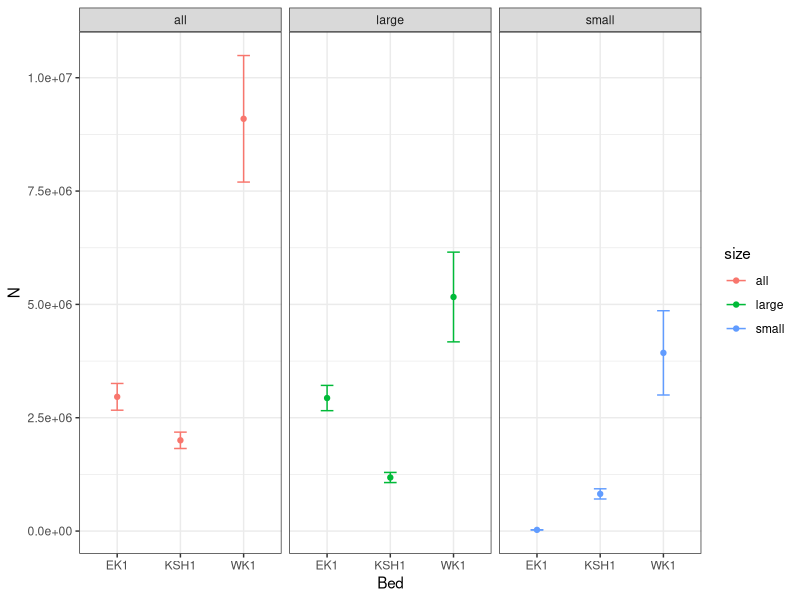
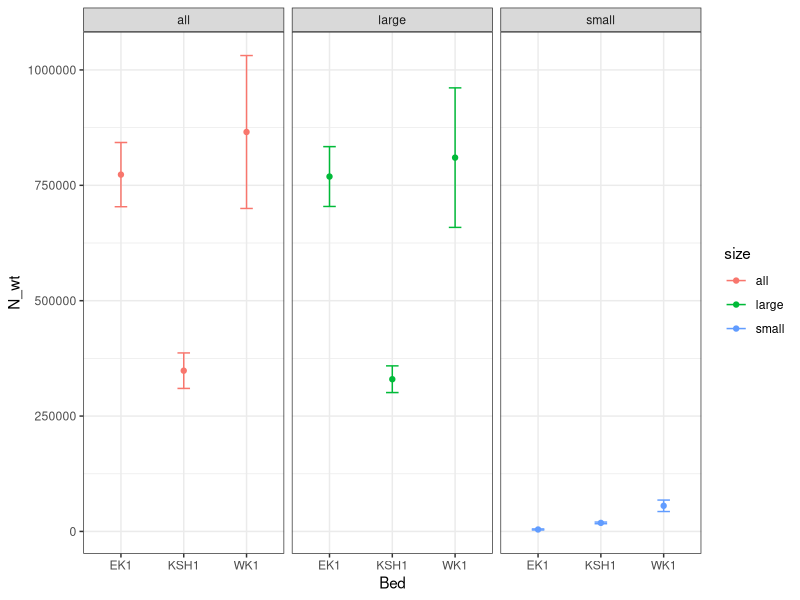

Here is the R script that generated these plots, in order:
####### 2016 Scallop Statewide Survey
####### Ben Williams
####### ben.williams@alaska.gov

## Code   
#-----------------------------------------------------------
## All code, data, and associated documents are held in a single R project
## titles 2016_survey.Rproj  

# Data were forwarded from Josh Mumm joshua.mumm@alaska.gov. I've changed the names of the original files sent
## Try to keep to the tidy data principles http://vita.had.co.nz/papers/tidy-data.pdf  

## Naming 
# lower case names are numeric
# Capitalized names are factors 

## The operational plan lays out the foundation for the analyses herein it is available in the literature folder

#NOTE - this could easily be udated for multiple years by changing the group_by(...) throughout.

# load ----
library(tidyverse)
theme_set(theme_bw())
# data ----
#clean up event data- change names and data types etc.
events <- read.csv('./data/events_2016.csv')
events %>% mutate(ID = gsub(" ", "", STATION_ID),date = as.Date(DATE_SET, format='%m-%d-%Y'),
                  year = as.numeric(format(date, "%Y"))) %>% 
   select(year=year, date=date, Event = EVENT_ID, District = DISTRICT, 
          Dredge = DREDGE_ID, Bed = BED_SW, Type = STATION_TYPE, ID = ID, 
          slat = START_LATITUDE, slon=START_LONGITUDE, sdepth = DEPTH_START_F, 
          stime = START_TIME, speed=TOW_SPEED, maxdepth=Max_Dpth_fa, mindepth=Min_Dpth_fa, 
          elat=END_LATITUDE, elon=END_LONGITUDE, edepth=DEPTH_END_F, etime=END_TIME, 
          calc_length=TOW_LENGTH_CALC, field_length=TOW_LENGTH_FIELD,length=TOW_LENGTH_DESIGNATED,
          performance=GEAR_PERFORMANCE_CODE_SW) -> event

catch <- read.csv('./data/catchComp_2016.csv')
catch %>% select(Event = EVENT_ID, species=RACE_CODE, 
                 size_class=SCAL_SIZE_CLASS, count=COUNT,
                 sample_wt=SAMPLE_WT_KG, cond = CONDITION_CODE_RII, 
                 sample_type = SAMPLE_TYPE) -> catch
# a_i ----
#Dredge width in nmi = 0.00131663 x length of dredging in each station

#add ai column to events dataframe
event %>% mutate(ai=length*0.00131663) -> event #ai is in nmi^2


# areas ----
# number of stations sampled by bed
event %>% group_by(Bed) %>% summarise(n = length(unique(Event))) -> samples

# Total area of each bed
# need to get areas from Josh or Ryan
# for the moment I'll just use the WKI total area of 48.65717

areas <- data.frame(Bed=unique(event$Bed), area =c(50,107,48.65717))

samples %>% left_join(areas) -> samples


# catch ----
#filter out scallops from the catch data and calculate density
#weight is in kg
catch %>% filter(species==74120, cond==1) %>% 
   group_by(Event, size_class) %>% 
   summarise(catch=sum(count, na.rm=T), 
             weight = sum(sample_wt, na.rm=T)) -> catch.a

# d_i ----
#combine with event data - change NA catches to 0
# do check the end result to be sure that no hauls are being double counted
event %>% filter(performance==1) %>% left_join(catch.a) %>% 
   group_by(size_class) %>% 
   mutate(catch=replace(catch, which(is.na(catch)), 0), 
          di = catch/ai, 
          weight=replace(weight, which(is.na(weight)), 0), 
          di_wt = weight/ai) -> catch.area


# dbar ----
# density variance for both count and weight and error bars
# average biomass per unit area

#calculate for >100 mm shells
catch.area %>% left_join(samples) %>% filter(size_class==1) %>% group_by(Bed) %>% 
   summarise(dbar=(1/mean(n)*sum(di)),
             var_dbar=1/(mean(n)-1)*sum((di-dbar)^2), 
             error = qt(0.975,df=mean(n)-1)*sqrt(var_dbar)/sqrt(mean(n)),
             ll = dbar-error,
             ul=dbar+error,
             ss = sum((di-dbar)^2),
             
             dbar_wt=(1/mean(n)*sum(di_wt)), 
             var_dbar_wt=1/(mean(n)-1)*sum((di_wt-dbar_wt)^2), 
             error_wt = qt(0.975,df=mean(n)-1)*sqrt(var_dbar_wt)/sqrt(mean(n)),
             ll_wt = dbar_wt-error_wt,
             ul_wt=dbar_wt+error_wt,
             ss_wt = sum((di_wt-dbar_wt)^2),
             n=mean(n)) %>% mutate(size='large')-> large 

#calculate for <100 mm shells
catch.area %>% left_join(samples) %>% filter(size_class==2) %>% group_by(Bed) %>% 
   summarise(dbar=1/mean(n)*sum(di),
             var_dbar=1/(mean(n)-1)*sum((di-dbar)^2), 
             error = qt(0.975,df=mean(n)-1)*sqrt(var_dbar)/sqrt(mean(n)),
             ll = dbar-error,
             ul=dbar+error,
             ss = sum((di-dbar)^2),
             
             dbar_wt=1/mean(n)*sum(di_wt), 
             var_dbar_wt=1/(mean(n)-1)*sum((di_wt-dbar_wt)^2), 
             error_wt = qt(0.975,df=mean(n)-1)*sqrt(var_dbar_wt)/sqrt(mean(n)),
             ll_wt = dbar_wt-error_wt,
             ul_wt=dbar_wt+error_wt,
             ss_wt = sum((di_wt-dbar_wt)^2),
             n=mean(n)) %>% mutate(size='small')-> small

#calculate for all shells caught
catch.area %>% left_join(samples) %>% group_by(Bed) %>% 
   summarise(dbar=(1/mean(n)*sum(di)),
             var_dbar=1/(mean(n)-1)*sum((di-dbar)^2), 
             error = qt(0.975,df=mean(n)-1)*sqrt(var_dbar)/sqrt(mean(n)),
             ll = dbar-error,
             ul=dbar+error,
             ss = sum((di-dbar)^2),
             
             dbar_wt=(1/mean(n)*sum(di_wt)), 
             var_dbar_wt=1/(mean(n)-1)*sum((di_wt-dbar_wt)^2), 
             error_wt = qt(0.975,df=mean(n)-1)*sqrt(var_dbar_wt)/sqrt(mean(n)),
             ll_wt = dbar_wt-error_wt,
             ul_wt=dbar_wt+error_wt,
             ss_wt = sum((di_wt-dbar_wt)^2),
             n=mean(n)) %>% mutate(size='all')-> all 


combi <- rbind(large,small)
combi <- rbind(combi, all)

# N ----
# Q = 0.83
Q=0.83
combi %>% left_join(samples) %>% group_by(size,Bed) %>% summarise(N = dbar*area/Q, N_wt = dbar_wt*area/Q) -> N

# var N ----
combi %>% left_join(N) -> abundance



abundance %>% left_join(areas) %>% mutate(var = (area/Q)^2*(1/n)*(1/(n-1))*ss, wt_var = (area/0.83)^2*1/n*1/(n-1)*ss_wt,
                                          UL=N+2*sqrt(var)/sqrt(n), 
                                          LL=N-2*sqrt(var)/sqrt(n), 
                                          UL_wt=N_wt+2*sqrt(wt_var)/sqrt(n),
                                          LL_wt=N_wt-2*sqrt(wt_var)/sqrt(n)) %>% 
   select(Bed, dbar, ll, ul,dbar_wt, ll_wt, ul_wt, size, N, UL, LL, N_wt, UL_wt, LL_wt)-> variances

ggplot(variances, aes(Bed, N, color=size))+geom_point()+geom_errorbar(aes(ymin=LL, ymax=UL), width=.2)+facet_grid(.~size)
ggplot(variances, aes(Bed, N_wt, color=size))+geom_point()+geom_errorbar(aes(ymin=LL_wt, ymax=UL_wt), width=.2)+facet_grid(.~size)

variances

write.csv(variances,'./data/variances')
